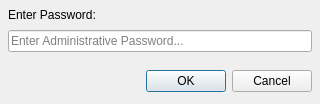
<?xml version="1.0" encoding="UTF-8"?>
<ui version="4.0">
 <class>AdminPassDialog</class>
 <widget class="QDialog" name="AdminPassDialog">
  <property name="geometry">
   <rect>
    <x>0</x>
    <y>0</y>
    <width>320</width>
    <height>104</height>
   </rect>
  </property>
  <property name="minimumSize">
   <size>
    <width>320</width>
    <height>104</height>
   </size>
  </property>
  <property name="maximumSize">
   <size>
    <width>320</width>
    <height>104</height>
   </size>
  </property>
  <property name="windowTitle">
   <string>Password Query</string>
  </property>
  <property name="modal">
   <bool>true</bool>
  </property>
  <layout class="QGridLayout" name="gridLayout">
   <property name="leftMargin">
    <number>8</number>
   </property>
   <property name="topMargin">
    <number>8</number>
   </property>
   <property name="rightMargin">
    <number>8</number>
   </property>
   <property name="bottomMargin">
    <number>12</number>
   </property>
   <property name="spacing">
    <number>8</number>
   </property>
   <item row="0" column="0">
    <widget class="QLabel" name="passwordLabel">
     <property name="text">
      <string>Enter Password:</string>
     </property>
    </widget>
   </item>
   <item row="1" column="0">
    <widget class="QLineEdit" name="passwordEdit">
     <property name="toolTip">
      <string>Password Edit</string>
     </property>
     <property name="echoMode">
      <enum>QLineEdit::Password</enum>
     </property>
     <property name="placeholderText">
      <string>Enter Administrative Password...</string>
     </property>
    </widget>
   </item>
   <item row="3" column="0">
    <widget class="QDialogButtonBox" name="buttonBox">
     <property name="orientation">
      <enum>Qt::Horizontal</enum>
     </property>
     <property name="standardButtons">
      <set>QDialogButtonBox::Cancel|QDialogButtonBox::Ok</set>
     </property>
    </widget>
   </item>
   <item row="2" column="0">
    <spacer name="verticalSpacer">
     <property name="orientation">
      <enum>Qt::Vertical</enum>
     </property>
     <property name="sizeHint" stdset="0">
      <size>
       <width>20</width>
       <height>40</height>
      </size>
     </property>
    </spacer>
   </item>
  </layout>
 </widget>
 <resources/>
 <connections>
  <connection>
   <sender>buttonBox</sender>
   <signal>accepted()</signal>
   <receiver>AdminPassDialog</receiver>
   <slot>accept()</slot>
   <hints>
    <hint type="sourcelabel">
     <x>248</x>
     <y>254</y>
    </hint>
    <hint type="destinationlabel">
     <x>157</x>
     <y>274</y>
    </hint>
   </hints>
  </connection>
  <connection>
   <sender>buttonBox</sender>
   <signal>rejected()</signal>
   <receiver>AdminPassDialog</receiver>
   <slot>reject()</slot>
   <hints>
    <hint type="sourcelabel">
     <x>316</x>
     <y>260</y>
    </hint>
    <hint type="destinationlabel">
     <x>286</x>
     <y>274</y>
    </hint>
   </hints>
  </connection>
 </connections>
</ui>
